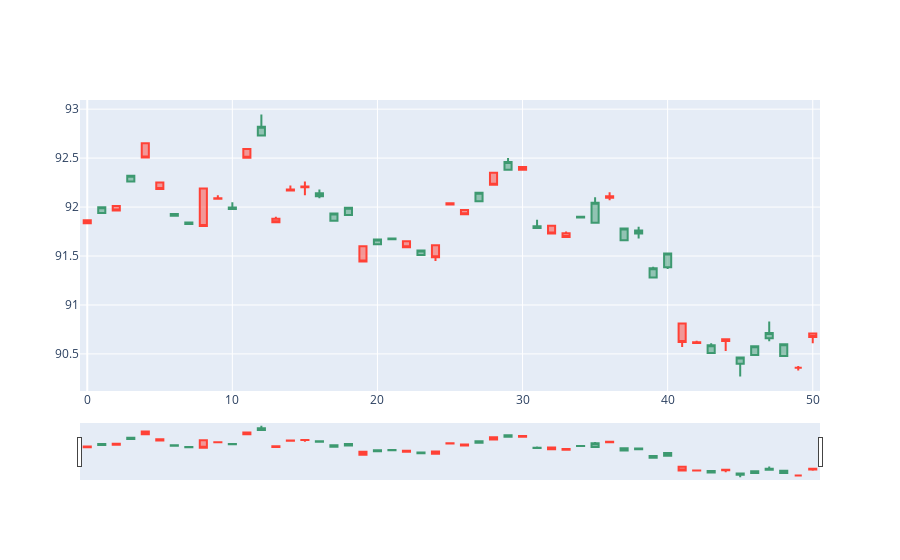

The code cell stored with this chart in its notebook:
### Code cell
import plotly.graph_objects as go

st = 0
dfpl = dataF[st:st+150].copy()
fig = go.Figure(data=[go.Candlestick(x=dfpl.index, open=dfpl['Open'], high=dfpl['High'], low=dfpl['Low'],    close=dfpl['Close'])])

fig.show()
